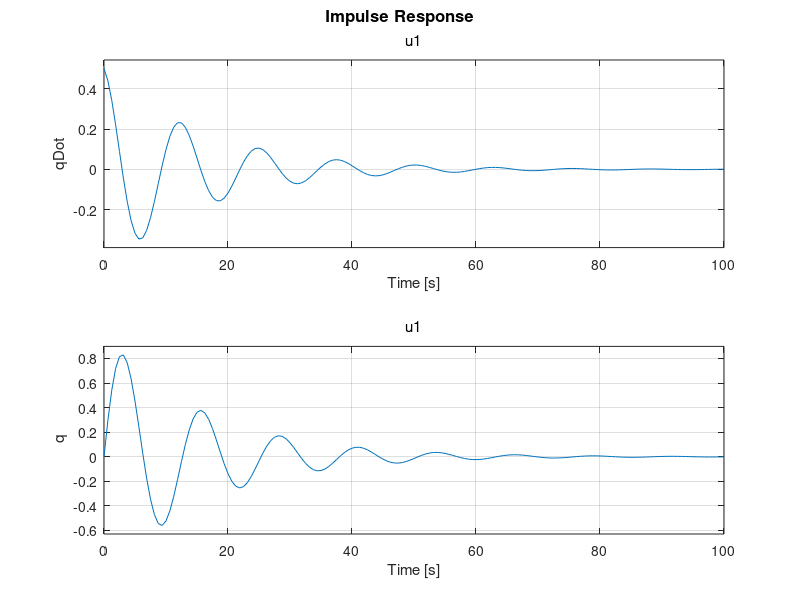

This figure's MATLAB source:
%% Calcolo simulazione del sistema a 1 Dof tramite spazio di stato
clc
m=2; k=1/2; d=1/4;

%     |qDot|        |qDotDot|
% x = |    | xDot = |       |
%     |q   |        |qDot   |

A = [-d/m  -k/m
       1     0];
B = [1/m ; 0];
C = eye(2);
D = 0;

SYS = ss(A,B,C,D)
SYS.OutputName = {'qDot',' q'};
figure(1)
title("Sys 1DOF")
subplot(1,2,1);
step(SYS)
grid on

subplot(1,2,2);
impulse(SYS)
grid on

%% Calcolo simulazione del sistema a 2 Dof tramite spazio di stato
% da capire come fare

